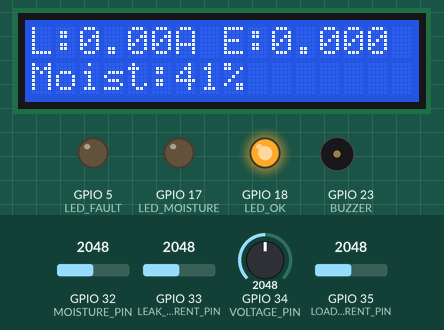
The sketch below on a simulated ESP32. On the bench: 16×2 character LCD, output pins drawn as LEDs (lit = HIGH), buzzer (waves = sounding, pin HIGH). Inputs (shaded band) come from the test bench; at power-on: GPIO 32 (MOISTURE_PIN) = 2048, GPIO 35 (LOAD_CURRENT_PIN) = 2048, GPIO 33 (LEAK_CURRENT_PIN) = 2048, GPIO 34 (VOLTAGE_PIN) = 2048 (analog values on the 0–4095 scale). WiFi joins after 1.5 s; servers stay silent unless stated; what the sketch prints to the serial monitor is not drawn.

Above: at 8.2 s.
8.3 s: GPIO 32 (MOISTURE_PIN) set to 1836
At 9.3 s:
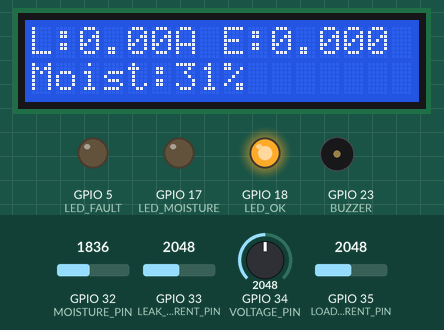
10.1 s: GPIO 32 (MOISTURE_PIN) set to 1754
At 11.8 s:
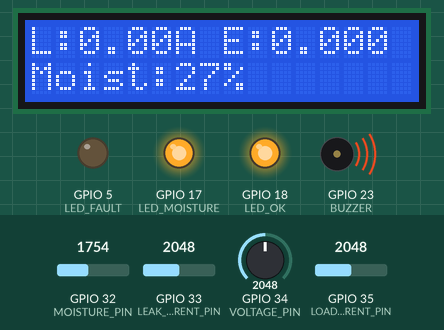
12.1 s: GPIO 35 (LOAD_CURRENT_PIN) set to 2866
At 14.1 s:
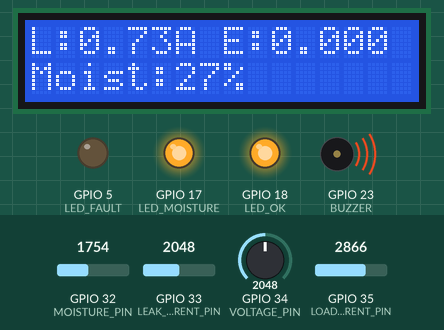
14.4 s: GPIO 33 (LEAK_CURRENT_PIN) set to 2385
At 15.8 s:
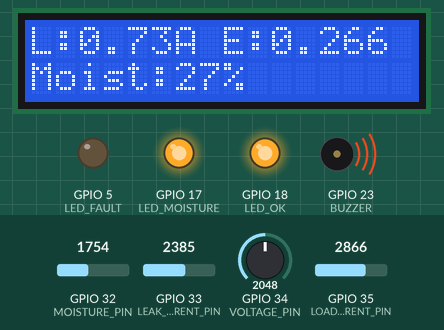
16.4 s: GPIO 33 (LEAK_CURRENT_PIN) set to 2497
At 17.3 s:
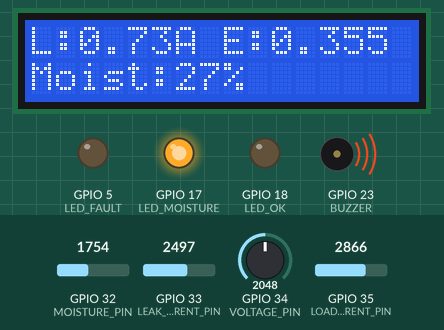
20.5 s: GPIO 32 (MOISTURE_PIN) set to 2866
At 21.5 s:
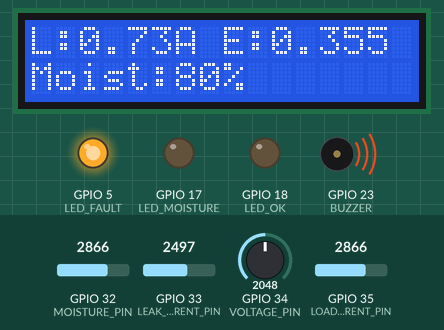
Timing chart, 0 to 23.4 s (numbered marks = the images above; inputs shaded):
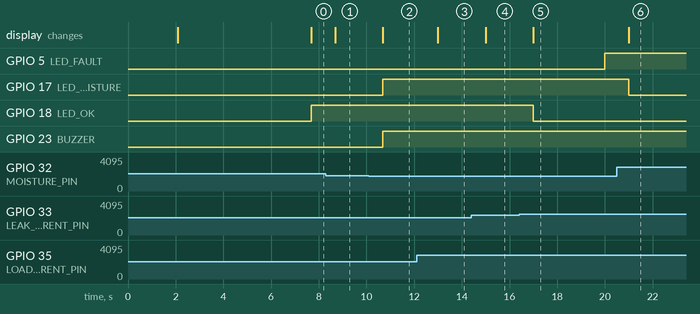

Measured:
- the behaviour switches between 1810 and 1809 on GPIO 32 (MOISTURE_PIN) (found by bisection; images 1 and 2)
- the behaviour switches between 2427 and 2428 on GPIO 33 (LEAK_CURRENT_PIN) (found by bisection; images 4 and 5)
- after the input at 8.3 s, the display: changes after 0.39 s (image 1)
- after the input at 10.1 s, GPIO 17 (LED_MOISTURE), GPIO 23 (BUZZER): LOW → HIGH after 0.59 s; the display: changes after 0.59 s (image 2)
- after the input at 12.1 s, the display: changes after 0.90 s (image 3)
- after the input at 14.4 s, the display: changes after 0.60 s (image 4)
- after the input at 16.4 s, GPIO 5 (LED_FAULT): LOW → HIGH after 3.6 s; GPIO 18 (LED_OK): HIGH → LOW after 0.60 s; the display: changes after 0.60 s (image 5)
- after the input at 20.5 s, GPIO 17 (LED_MOISTURE): HIGH → LOW after 0.50 s; the display: changes after 0.50 s (image 6)

The sketch:

Smart_Earthing_ESP32.ino
```cpp
#define BLYNK_TEMPLATE_ID "TMPL38Z--_573"
#define BLYNK_TEMPLATE_NAME "Smart Earthing Monitoring System"
#define BLYNK_PRINT Serial

#include <Wire.h>
#include <WiFi.h>
#include <BlynkSimpleEsp32.h>
#include <LiquidCrystal_I2C.h>

// ================= WIFI & BLYNK =================
char auth[] = "2Ip70ugs9wabVCnyFGyY5bVyYJ0BQ4jO";
const char* ssid = "ss";
const char* password = "12345678";

// ================= PIN DEFINITIONS =================
#define VOLTAGE_PIN        34   // ZMPT101B
#define LOAD_CURRENT_PIN   35   // ACS712 - Load current
#define LEAK_CURRENT_PIN   33   // ACS712 - Leakage current
#define MOISTURE_PIN       32

#define LED_FAULT     5
#define LED_OK        18
#define LED_MOISTURE  17
#define BUZZER        23

// ================= LCD =================
LiquidCrystal_I2C lcd(0x27, 16, 2);

// ================= CONSTANTS =================
#define ADC_MAX 4095.0
#define VREF 3.3
#define ACS_SENSITIVITY 0.100     // ACS712-20A (100 mV/A)
#define LOAD_CAL_FACTOR   0.111
#define LEAK_CAL_FACTOR   0.098

#define LEAKAGE_THRESHOLD 0.30     // 20 mA

#define MOISTURE_DRY 3300
#define MOISTURE_WET 1200

// ================= VARIABLES =================
float Vrms = 0;
float LoadIrms = 0;
float LeakIrms = 0;

float loadOffset = 0;
float leakOffset = 0;

int moistureValue = 0;
unsigned long lastRead = 0;
unsigned long leakStartTime = 0;
unsigned long lastLCD = 0;


// ================= SETUP =================
void setup() {
  Serial.begin(115200);

  analogReadResolution(12);
  analogSetAttenuation(ADC_11db);

  analogSetPinAttenuation(VOLTAGE_PIN, ADC_11db);
  analogSetPinAttenuation(LOAD_CURRENT_PIN, ADC_11db);
  analogSetPinAttenuation(LEAK_CURRENT_PIN, ADC_11db);
  analogSetPinAttenuation(MOISTURE_PIN, ADC_11db);

  pinMode(LED_FAULT, OUTPUT);
  pinMode(LED_OK, OUTPUT);
  pinMode(LED_MOISTURE, OUTPUT);
  pinMode(BUZZER, OUTPUT);

  Wire.begin(21, 22);
  lcd.init();
  lcd.backlight();

  lcd.setCursor(0,0);
  lcd.print("Smart Earthing");
  lcd.setCursor(0,1);
  lcd.print("Initializing...");
  delay(2000);
  lcd.clear();

  calibrateCurrentSensors();

  WiFi.begin(ssid, password);
  Blynk.config(auth);
  Blynk.connect();
}

// ================= LOOP =================
void loop() {
  Blynk.run();


  if (millis() - lastRead >= 1000) {
    lastRead = millis();

    readVoltage();
    readLoadCurrent();
    readLeakageCurrent();
    readMoisture();

if (LoadIrms < 0.05) {LeakIrms = 0.0;}


    if (millis() - lastLCD >= 1000) {
    lastLCD = millis();
    updateLCD();
}

    sendToBlynk();
    handleAlerts();
  }
}

// ================= VOLTAGE RMS =================
void readVoltage() {
  const int samples = 1000;
  float sumSq = 0;

  for (int i = 0; i < samples; i++) {
    float adc = analogRead(VOLTAGE_PIN);
    float voltage = (adc * VREF) / ADC_MAX;
    float ac = voltage - (VREF / 2.0);
    sumSq += ac * ac;
    delayMicroseconds(200);
  }

  float sensorVrms = sqrt(sumSq / samples);
  float VOLT_CAL = 645.71;   // Adjust with multimeter
  Vrms = sensorVrms * VOLT_CAL;
}

// ================= CALIBRATION =================
void calibrateCurrentSensors() {
  const int samples = 1500;
  long sumLoad = 0;
  long sumLeak = 0;

  Serial.println("Calibrating ACS712...");
  Serial.println("REMOVE ALL LOADS!");
  delay(4000);

  for (int i = 0; i < samples; i++) {
    sumLoad += analogRead(LOAD_CURRENT_PIN);
    sumLeak += analogRead(LEAK_CURRENT_PIN);
    delayMicroseconds(200);
  }

  loadOffset = (sumLoad / (float)samples) * VREF / ADC_MAX;
  leakOffset = (sumLeak / (float)samples) * VREF / ADC_MAX;

  Serial.print("Load Offset: ");
  Serial.println(loadOffset, 4);
  Serial.print("Leak Offset: ");
  Serial.println(leakOffset, 4);
}

// ================= LOAD CURRENT =================
void readLoadCurrent() {
  const int samples = 1000;
  float sumSq = 0;

  for (int i = 0; i < samples; i++) {
    float adc = analogRead(LOAD_CURRENT_PIN);
    float voltage = (adc * VREF) / ADC_MAX;
    float ac = voltage - loadOffset;
    float current = (ac / ACS_SENSITIVITY) * LOAD_CAL_FACTOR;
    sumSq += current * current;
    delayMicroseconds(200);
  }

  LoadIrms = sqrt(sumSq / samples);
  if (LoadIrms < 0.01) LoadIrms = 0.0;
}


void readLeakageCurrent() {

  // If no load is flowing, leakage must be zero
  if (LoadIrms < 0.05) {
    LeakIrms = 0.0;
    return;
  }

  const int samples = 1000;
  float sumSq = 0;

  for (int i = 0; i < samples; i++) {
    float adc = analogRead(LEAK_CURRENT_PIN);
    float voltage = (adc * VREF) / ADC_MAX;
    float ac = voltage - leakOffset;
    float current = (ac / ACS_SENSITIVITY) * LEAK_CAL_FACTOR;
    sumSq += current * current;
    delayMicroseconds(200);
  }

  LeakIrms = sqrt(sumSq / samples);

  // HARD clamp
  if (LeakIrms < 0.1) LeakIrms = 0.0;
}


// ================= MOISTURE =================
void readMoisture() {
  int raw = analogRead(MOISTURE_PIN);

  moistureValue = map(raw, MOISTURE_DRY, MOISTURE_WET, 100, 0);
  moistureValue = constrain(moistureValue, 0, 100);
}

// ================= LCD =================
void updateLCD() {
  lcd.clear();

  lcd.setCursor(0,0);
  lcd.print("L:");
  lcd.print(LoadIrms,2);
  lcd.print("A ");

  lcd.print("E:");
  lcd.print(LeakIrms,3);

  lcd.setCursor(0,1);
  lcd.print("Moist:");
  lcd.print(moistureValue);
  lcd.print("%");
}


// ================= BLYNK =================
void sendToBlynk() {
  Blynk.virtualWrite(V0, Vrms);
  Blynk.virtualWrite(V1, LoadIrms);
  Blynk.virtualWrite(V2, LeakIrms);
  Blynk.virtualWrite(V3, moistureValue);

  String alert = "OK";

  if (LeakIrms > LEAKAGE_THRESHOLD && LoadIrms > 0.1) {
    alert = "EARTH FAULT!";
  }else if (moistureValue < 30) {
    alert = "LOW MOISTURE";
  }

  Blynk.virtualWrite(V4, alert);
}

// ================= ALERTS =================
void handleAlerts() {
  digitalWrite(LED_OK, LOW);
  digitalWrite(LED_FAULT, LOW);
  digitalWrite(LED_MOISTURE, LOW);
  digitalWrite(BUZZER, LOW);

  // ---------- EARTH FAULT CONFIRMATION ----------
  if (LeakIrms > LEAKAGE_THRESHOLD && LoadIrms > 0.1) {

    if (leakStartTime == 0) {
      leakStartTime = millis();   // start timing
    }

    if (millis() - leakStartTime >= 3000) {
      // EARTH FAULT CONFIRMED
      digitalWrite(LED_FAULT, HIGH);
      digitalWrite(BUZZER, HIGH);
    }

  } else {
    leakStartTime = 0;   // reset timer
    digitalWrite(LED_OK, HIGH);
  }

  // ---------- MOISTURE ALERT ----------
  if (moistureValue < 30) {
    digitalWrite(LED_MOISTURE, HIGH);
    digitalWrite(BUZZER, HIGH);
  }
}
```
